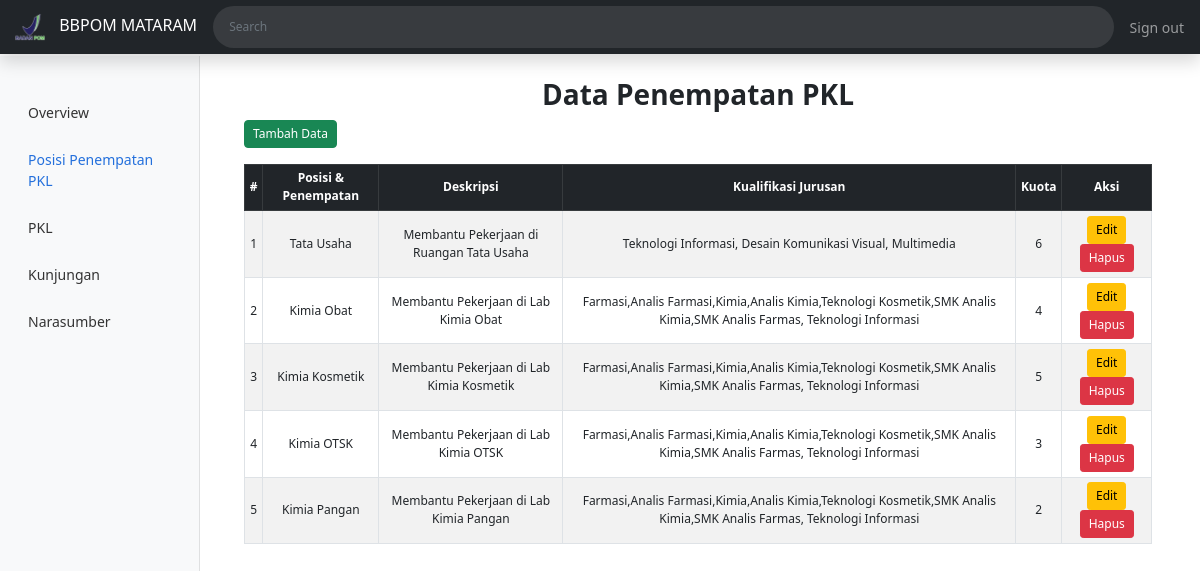
The page /admin_posisi.php on the database as committed earlier.
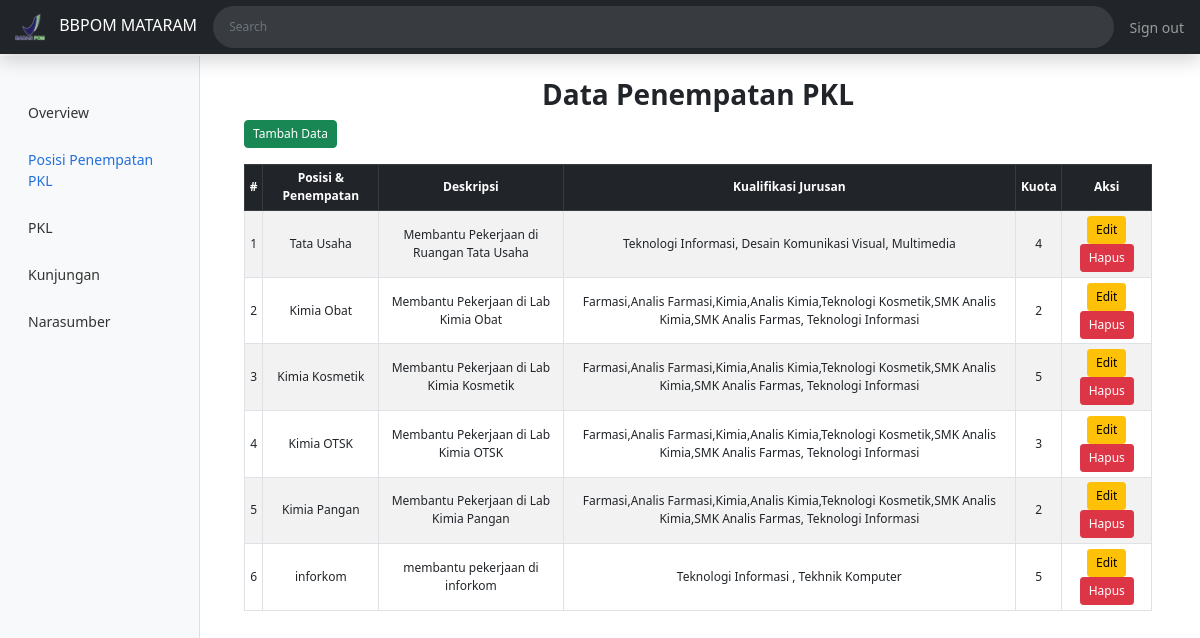
The same page on the database as committed later.
### tables this page shows
CREATE TABLE `penempatan_pkl` (
  `id` int(15) NOT NULL,
  `posisi` varchar(50) NOT NULL,
  `deskripsi` varchar(70) NOT NULL,
  `jurusan` text NOT NULL,
  `kuota` int(5) NOT NULL
);

### admin_posisi.php (the view, shortened to what this page needs)
<!DOCTYPE html>
<html lang="en">
<head>
    <link href="https://cdn.jsdelivr.net/npm/bootstrap@5.0.2/dist/css/bootstrap.min.css" rel="stylesheet">
    <link rel="stylesheet" href="Asset/CSS/custom2.css">
</head>
<body>
    <header class="navbar navbar-dark sticky-top bg-dark flex-md-nowrap p-0 shadow">
        <a class="navbar-brand" href="#">
            <img src="Asset/Gambar/logo.png" alt="#" width="30px" height="30px" style="margin-left: 15px; margin-right: 10px">
            BBPOM MATARAM
        </a>
        <input class="form-control form-control-dark w-10 order-1" type="text" placeholder="Search" aria-label="Search">
        <div class="navbar-nav order-3 text-nowrap">
            <div class="nav-item">
                <a class="nav-link px-3" href="logout.php">Sign out</a>
            </div>
        </div>
    </header>
    <div class="container-fluid">
        <div class="row">
            <div id="sidebar" class="sidebar col-md-3 col-lg-2 d-md-block bg-light">
                <div class="position-sticky pt-2 sidebar-sticky">
                    <ul class="nav flex-column">
                        <li class="nav-item">
                            <a class="nav-link" href="admin.php">
                                Overview
                            </a>
                        </li>
                        <li class="nav-item">
                            <a class="nav-link active" aria-current="page" href="admin_posisi.php">
                                Posisi Penempatan PKL
                            </a>
                        </li>
                        <li class="nav-item">
                            <a class="nav-link" href="admin_pkl.php">
                                PKL
                            </a>
                        </li>
                        <li class="nav-item">
                            <a class="nav-link" href="admin_tamu.php">
                                Kunjungan
                            </a>
                        </li>
                        <li class="nav-item">
                            <a class="nav-link" href="admin_narasumber.php">
                                Narasumber
                            </a>
                        </li>
                    </ul>
                </div>
            </div>
        </div>
        <div class="col-md-9 ms-sm-auto col-lg-10 px-md-4 main-content">
            <div class="container mt-2">
                <div class="text-center">
                    <h3 class="fw-bold">Data Penempatan PKL</h3>
                </div>
                <div class="d-flex justify-content-start mb-3">
                    <a href="tambah.php" class="btn btn-success">Tambah Data</a>
                </div>
                <div class="table-responsive">
                    <table class="table table-bordered table-striped table-hover text-center">
                        <thead class="table-dark">
                            <tr>
                                <th>#</th>
                                <th>Posisi & Penempatan</th>
                                <th>Deskripsi</th>
                                <th>Kualifikasi Jurusan</th>
                                <th>Kuota</th>
                                <th>Aksi</th>
                            </tr>
                        </thead>
                        <tbody>
                            <?php
                            include 'koneksi.php';
                            $sql2 = "SELECT * FROM penempatan_pkl";
                            $result2 = mysqli_query($conn, $sql2);
                            $no = 1;
                            while ($row2 = mysqli_fetch_assoc($result2)) {
                                echo "<tr>";
                                echo "<td>{$no}</td>";
                                echo "<td>{$row2['posisi']}</td>";
                                echo "<td>{$row2['deskripsi']}</td>";
                                echo "<td>{$row2['jurusan']}</td>";
                                echo "<td>{$row2['kuota']}</td>";
                                echo "<td>
                                        <form action='edit.php' method='post' style='display:inline-block;'>
                                            <input type='hidden' name='id' value='{$row2['id']}'>
                                            <button type='submit' name='action' value='edit' class='btn btn-warning btn-sm'>Edit</button>
                                        </form>
                                        <form action='actions.php' method='post' style='display:inline-block;'>
                                            <input type='hidden' name='id' value='{$row2['id']}'>
                                            <button type='submit' name='action' value='delete' class='btn btn-danger btn-sm' onclick='return confirm(\"Apakah Anda yakin ingin menghapus data ini?\")'>Hapus</button>
                                        </form>
                                    </td>";
                                echo "</tr>";
                                $no++;
                            }
                            ?>
                        </tbody>
                    </table>
                </div>
            </div>
        </div>
    </div>
</body>
</html>

### Asset/CSS/custom2.css (style rules this page uses)
body { font-size: 0.875rem; margin: 0; padding: 0; overflow-x: hidden; }
.sidebar { position: fixed; top: 56px; bottom: 0; left: 0; z-index: 100; padding-top: 20px; box-shadow: inset -1px 0 0 rgba(0, 0, 0, 0.1); }
.sidebar-sticky { position: relative; top: 0; height: calc(100vh - 56px); padding-top: 0.5rem; overflow-x: hidden; overflow-y: auto; }
.sidebar .nav-link { font-weight: 500; color: #333; margin-top: 10px; }
.sidebar .nav-link.active { color: #2470dc; }
.navbar { position: fixed; top: 0; width: 100%; z-index: 1050; }
.navbar-brand { padding-top: 0.75rem; padding-bottom: 0.75rem; font-size: 1rem; background-color: transparent; }
.navbar .form-control { padding: 0.75rem 1rem; border-width: 0; border-radius: 25px; }
.form-control-dark { color: #fff; background-color: rgba(255, 255, 255, 0.1); border-color: rgba(255, 255, 255, 0.1); }
.main-content { padding-top: 70px; padding-left: 250px; }
.table { font-size: 0.75rem; }
.table th, .table td { padding: 0.3rem; vertical-align: middle; }
.btn { font-size: 0.75rem; padding: 0.25rem 0.5rem; }
.form-control { font-size: 0.75rem; padding: 0.25rem 0.5rem; }

Rows that differ between the two databases and show on the page:
changed penempatan_pkl "Tata Usaha": kuota "6" → "4"
changed penempatan_pkl "Kimia Obat": kuota "4" → "2"
added penempatan_pkl: posisi "inforkom", deskripsi "membantu pekerjaan di inforkom", jurusan "Teknologi Informasi , Tekhnik Komputer", kuota "5"
